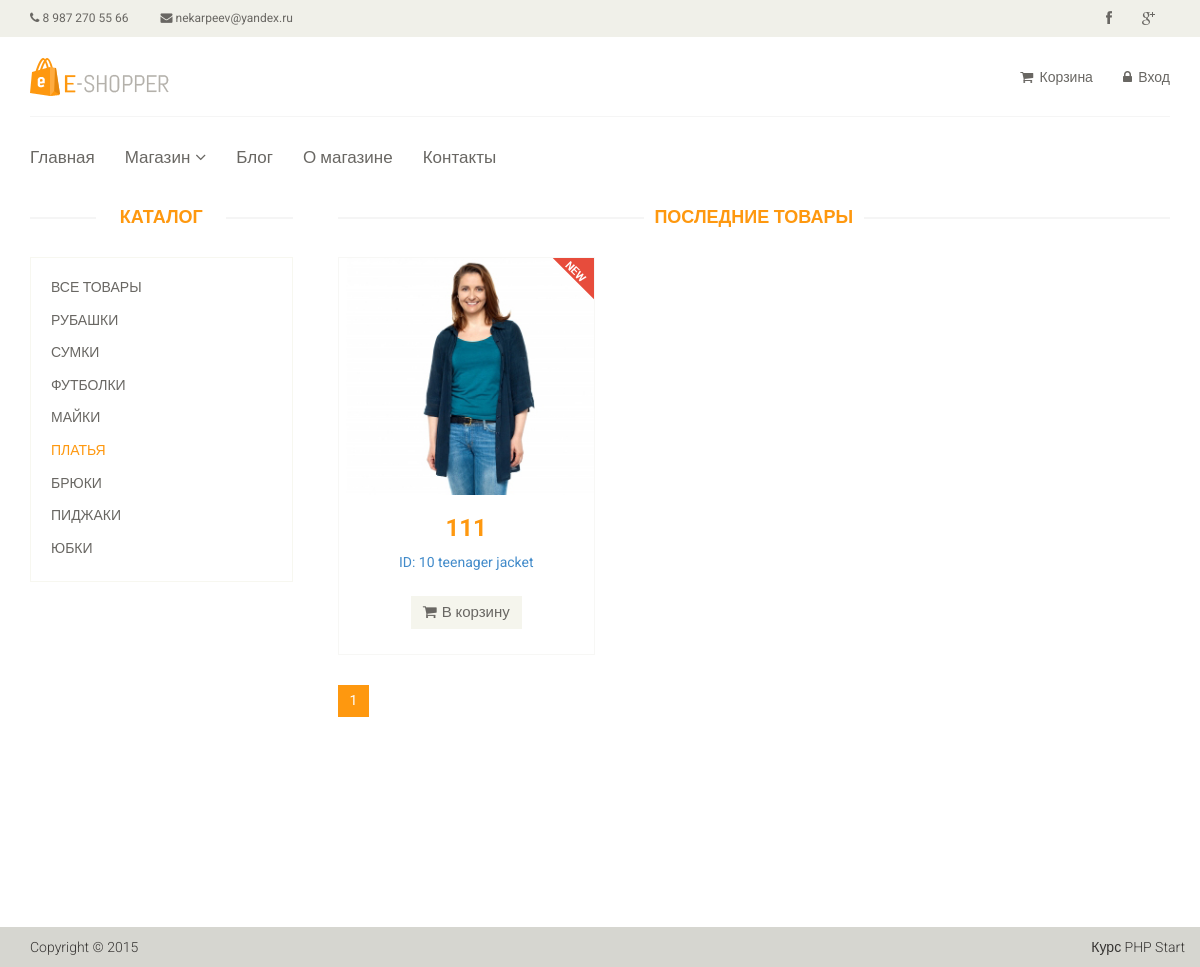
The page /category/5 on the database its author committed.
### tables this page shows
CREATE TABLE `article_category` (
  `id` int(11) NOT NULL,
  `name` varchar(255) DEFAULT NULL,
  `sort_order` int(11) NOT NULL,
  `status` int(11) NOT NULL
);

CREATE TABLE `articles` (
  `id` int(11) NOT NULL,
  `category` varchar(55) DEFAULT NULL,
  `title` varchar(255) DEFAULT NULL,
  `code` varchar(255) NOT NULL,
  `text` text,
  `id_category` int(11) NOT NULL,
  `price` float DEFAULT NULL,
  `img` varchar(255) NOT NULL,
  `views` int(11) NOT NULL,
  `is_new` int(11) NOT NULL DEFAULT '0',
  `is_recommended` int(11) NOT NULL DEFAULT '0',
  `status` int(11) NOT NULL DEFAULT '1'
);

### config/routes.php (called while the page is built)
<?php
return array(
    'product/([0-9]+)'                => '/product/view/$1',
    'product'                         => '/product/list',
    'catalog'                         => '/catalog/view',
    'catalog/page-([0-9]+)'           => '/catalog/view/$1',
    'category/([0-9]+)'               => '/catalog/category/$1',
    'category/([0-9]+)/page-([0-9]+)' => '/catalog/category/$1/$2',
    'user/register'                   => '/user/register',
    'user/login'                      => '/user/login',
    'user/logout'                     => '/user/logout',
    'cart'                            => '/cart/index',
    'cart/add/([0-9]+)'               => '/cart/add/$1',
    'cart/delete/([0-9]+)'            => '/cart/delete/$1',
    'cart/deleteAll/([0-9]+)'         => '/cart/deleteAll/$1',
    'cart/checkout'                   => '/cart/checkout',
    'cabinet'                         => '/cabinet/index',
    'cabinet/edit'                    => '/cabinet/edit',
    'admin/product/create'            => '/adminProduct/create',
    'admin/product/update/([0-9]+)'   => '/adminProduct/update/$1',
    'admin/product/delete/([0-9]+)'   => '/adminProduct/delete/$1',
    'admin/product'                   => '/adminProduct/index',
    'admin/category/create'           => '/adminCategory/create',
    'admin/category/update/([0-9]+)'  => '/adminCategory/update/$1',
    'admin/category/delete/([0-9]+)'  => '/adminCategory/delete/$1',
    'admin/category'                  => '/adminCategory/index',
    'admin/order/update/([0-9]+)'     => '/adminOrder/update/$1',
    'admin/order/delete/([0-9]+)'     => '/adminOrder/delete/$1',
    'admin/order/view/([0-9]+)'       => '/adminOrder/view/$1',
    'admin/order'                     => '/adminOrder/index',
    'admin'                           => '/admin/index',
    ''                                => '/site/index'
);
?>

### controllers/catalogController.php (called while the page is built, shortened)
<?php
    class CatalogController
    {
        public function actionCategory($idCategory, $page = 1)
        {
            $page = preg_replace('|[^0-9]*|','',$page);
            $page = intval($page);
            $categoryList = [];
            $categoryList = Category::getCategory();
            $productList = [];
            $productList = Product::getProductListByCategory($idCategory, $page);
            $total = Product::getTotalProductInCategory($idCategory);
            $pagination = new Pagination($total, $page, $limit = Product::DEFAULT_LIMIT, $index = 'page-');
            include_once(ROOT . '/view/catalog/product_by_category.php');
            die();
        }
    }

### index.php (called while the page is built, shortened)
<?php
    include_once(ROOT . '/components/Autoload.php');
    $rout1 = new Router;
    $rout1->run();

### models/Category.php (called while the page is built, shortened)
<?php
class Category
{
    public static function getCategory()
    {
        $db = Db::getConnection();
        $result = $db->query('SELECT id, name, sort_order FROM `article_category` WHERE status = 1 ORDER BY sort_order ASC');
        while ($row = $result->fetch()) {
            static $i = 0;
            $categoryList[$i]['id'] = $row['id'];
            $categoryList[$i]['name'] = $row['name'];
            $categoryList[$i]['sort_order'] = $row['sort_order'];
        }
        return $categoryList;
    }
}

### models/Product.php (called while the page is built, shortened)
<?php
class Product
{
    public static function getProductListByCategory($idCategory, $page = 1)
    {
        $db = Db::getConnection();
        $limit = self::DEFAULT_LIMIT;
        $offset = $limit * ($page - 1);
        $sql = ('SELECT * FROM `articles` WHERE id_category = :id_category LIMIT :limit OFFSET :offset');
        $result = $db->prepare($sql);
        $result->bindValue(':id_category', $idCategory, PDO::PARAM_INT);
        $result->bindValue(':limit', $limit, PDO::PARAM_INT);
        $result->bindValue(':offset', $offset, PDO::PARAM_INT);
        $result->execute();
        $i = 0;
        while ($row = $result->fetch()) {
            static $i = 0;
            $productList[$i]['id'] = $row['id'];
            $productList[$i]['category'] = $row['category'];
            $productList[$i]['title'] = $row['title'];
            $productList[$i]['text'] = $row['text'];
            $productList[$i]['price'] = $row['price'];
            $productList[$i]['is_new'] = $row['is_new'];
            $productList[$i]['is_recommended'] = $row['is_recommended'];
            $productList[$i]['status'] = $row['status'];
        }
        return $productList;
    }
    public static function getTotalProductInCategory($idCategory, $limit = self::DEFAULT_LIMIT)
    {
        $db = Db::getConnection();
        $sql = 'SELECT count(id) FROM `articles` WHERE `status` = 1 AND `id_category` = ' . $idCategory;
        $result = $db->query($sql);
        $total = $result->fetch();
        return $total[0];
    }
}

### components/Autoload.php (called while the page is built, shortened)
<?php
    spl_autoload_register(function ($class_name)
    {
        $array_paths = array(
            '/models/',
            '/components/',
            '/controllers/',
        );
        foreach ($array_paths as $path) {
            $path = ROOT . $path . $class_name . '.php';
        }
    });

### view/components/category.php (the view)
<div class="col-sm-3">
    <div class="left-sidebar">
        <h2>Каталог</h2>
        <div class="panel-group category-products">
            <div class="panel panel-default">
                <div class="panel-heading">
                    <h4 class="panel-title"><a href="/catalog">Все товары</a></h4>
                </div>
            </div>
            <?php foreach ($categoryList as $categoryItem): ?>
                <div class="panel panel-default">
                    <div class="panel-heading">
                        <h4 class="panel-title">
                            <a href="/category/<?php echo $categoryItem['id']; ?>"
                               class="<?php if (!empty($idCategory) and $idCategory == $categoryItem['id']) echo 'active'; ?>">
                                <?php echo $categoryItem['name']; ?>
                            </a>
                        </h4>
                    </div>
                </div>
            <?php endforeach; ?>
        </div>
    </div>
</div>

### components/Router.php (shortened to what this page needs)
<?php
	class Router {
		private $routes;
		public function __construct() {
			$path = ROOT . '/config/routes.php';
			$this->routes = include($path);
                }
                       private function getURL() {
                    if (!empty($_SERVER['REQUEST_URI'])) {
                        return trim($_SERVER['REQUEST_URI'], '/');
                    }
                  }
		public function run() {
                    $uri = $this->getURL();
                    foreach ($this->routes as $uriPattern => $path) {
                     if (preg_match("~^$uriPattern$~", $uri)) {
                        $internalRoute = preg_replace("~$uriPattern~", $path, $uri);
                        $segment = explode('/', $internalRoute);
                        array_shift($segment);
                        $controllerName = ucfirst(array_shift($segment)).'Controller';
                        $actionName = 'action' . ucfirst(array_shift($segment));
                        $parameters = $segment;
                        $controllerObject = new $controllerName;
                        $result = call_user_func_array(array($controllerObject, $actionName), $parameters);
                    }
	}
     }
 }

### view/catalog/product_by_category.php (shortened to what this page needs)
<?php
    include_once(ROOT . '/view/layouts/header.php');
?>
<section>
    <div class="container">
        <div class="row">
            <?php include_once(ROOT . '/view/components/category.php'); ?>
            <div class="col-sm-9 padding-right">
                <div class="features_items">
                    <h2 class="title text-center">Последние товары</h2>
                        <?php foreach ($productList as $product): ?>
                            <div class="col-sm-4">
                                <div class="product-image-wrapper">
                                    <?php include(ROOT . '/view/components/product_item.php'); ?>
                                </div>
                            </div>
                        <?php endforeach; ?>
                </div>
                <?php
                    echo $pagination->get();
                ?>
            </div>
        </div>
    </div>
</section>
<div id="foot">
    <?php
        include_once ROOT . '/view/layouts/footer.php';
    ?>

### view/components/product_item.php
<div class="single-products">
    <div class="productinfo text-center">
        <a href="/product/<?php echo $product['id']; ?>">
            <img src="template/images/home/product1.jpg" alt=""/>
        </a>
        <h2><?php echo $product['price']; ?></h2>
        <p>
            <a href="/product/<?php echo $product['id']; ?>"> <?php echo 'ID: ' . $product['id'] . ' ' . $product['title']; ?></a>
        </p>
        <a data-id="<?php echo $product['id'];?>" href="/cart/add/<?php echo $product['id'];?>" class="btn btn-default add-to-cart"><i
                class="fa fa-shopping-cart"></i>В корзину</a>
    </div>
    <?php if ($product['is_new']): ?>
        <img src="template/images/home/new.png" class="new" alt=""/>
    <?php endif; ?>
</div>

### template/css/main.css (style rules this page uses)
body { font-family: 'Roboto', sans-serif; background:; position: relative; font-weight:400px; }
a { -webkit-transition: 300ms; -moz-transition: 300ms; -o-transition: 300ms; transition: 300ms; }
h1, h2, h3, h4, h5, h6 { font-family: 'Roboto', sans-serif; }
.category-products { border: 1px solid #F7F7F0; margin-bottom: 35px; padding-bottom: 20px; padding-top: 15px; }
.left-sidebar h2, .brands_products h2 { color: #FE980F; font-family: 'Roboto', sans-serif; font-size: 18px; font-weight: 700; margin: 0 auto 30px; text-align: center; text-transform: uppercase; position: relative; z-index:3; }
.left-sidebar h2:after, h2.title:after { content: " "; position: absolute; border: 1px solid #f5f5f5; bottom:8px; left: 0; width: 100%; height: 0; z-index: -2; }
.left-sidebar h2:before { content: " "; position: absolute; background: #fff; bottom: -6px; width: 130px; height: 30px; z-index: -1; left: 50%; margin-left: -65px; }
h2.title:before { content: " "; position: absolute; background: #fff; bottom: -6px; width: 220px; height: 30px; z-index: -1; left: 50%; margin-left: -110px; }
.category-products .panel { background-color: #FFFFFF; border: 0px; border-radius: 0px; box-shadow:none; margin-bottom: 0px; }
.category-products .panel-default .panel-heading { background-color: #FFFFFF; border: 0 none; color: #FFFFFF; padding: 5px 20px; }
.category-products .panel-default .panel-heading .panel-title a { color: #696763; font-family: 'Roboto', sans-serif; font-size: 14px; text-decoration: none; text-transform: uppercase; }
.category-products .panel-default .panel-heading .panel-title a.active { color: #FE980F; }
.padding-right { padding-right: 0; }
.features_items { overflow:hidden; }
h2.title { color: #FE980F; font-family: 'Roboto', sans-serif; font-size: 18px; font-weight: 700; margin: 0 15px; text-transform: uppercase; margin-bottom: 30px; position: relative; }
.product-image-wrapper { border:1px solid #F7F7F5; overflow: hidden; margin-bottom:30px; }
.single-products { position: relative; }
.new, .sale { position: absolute; top: 0; right: 0; }
.productinfo h2 { color: #FE980F; font-family: 'Roboto', sans-serif; font-size: 24px; font-weight: 700; }
.productinfo p { font-family: 'Roboto', sans-serif; font-size: 14px; font-weight: 400; color: #696763; height: 34px; }
.productinfo img { width: 100%; }
.productinfo { position:relative; }
.add-to-cart { background:#F5F5ED; border: 0 none; border-radius: 0; color: #696763; font-family: 'Roboto', sans-serif; font-size: 15px; margin-bottom: 25px; }
.add-to-cart i { margin-right:5px; }

### rows shown on the page
article_category: name "РУБАШКИ"
article_category: name "СУМКИ"
article_category: name "ФУТБОЛКИ"
article_category: name "МАЙКИ"
article_category: name "ПЛАТЬЯ"
article_category: name "БРЮКИ"
article_category: name "ПИДЖАКИ"
article_category: name "ЮБКИ"
articles: price "111", id "10", title "teenager jacket", is_new 1 (drawn)
